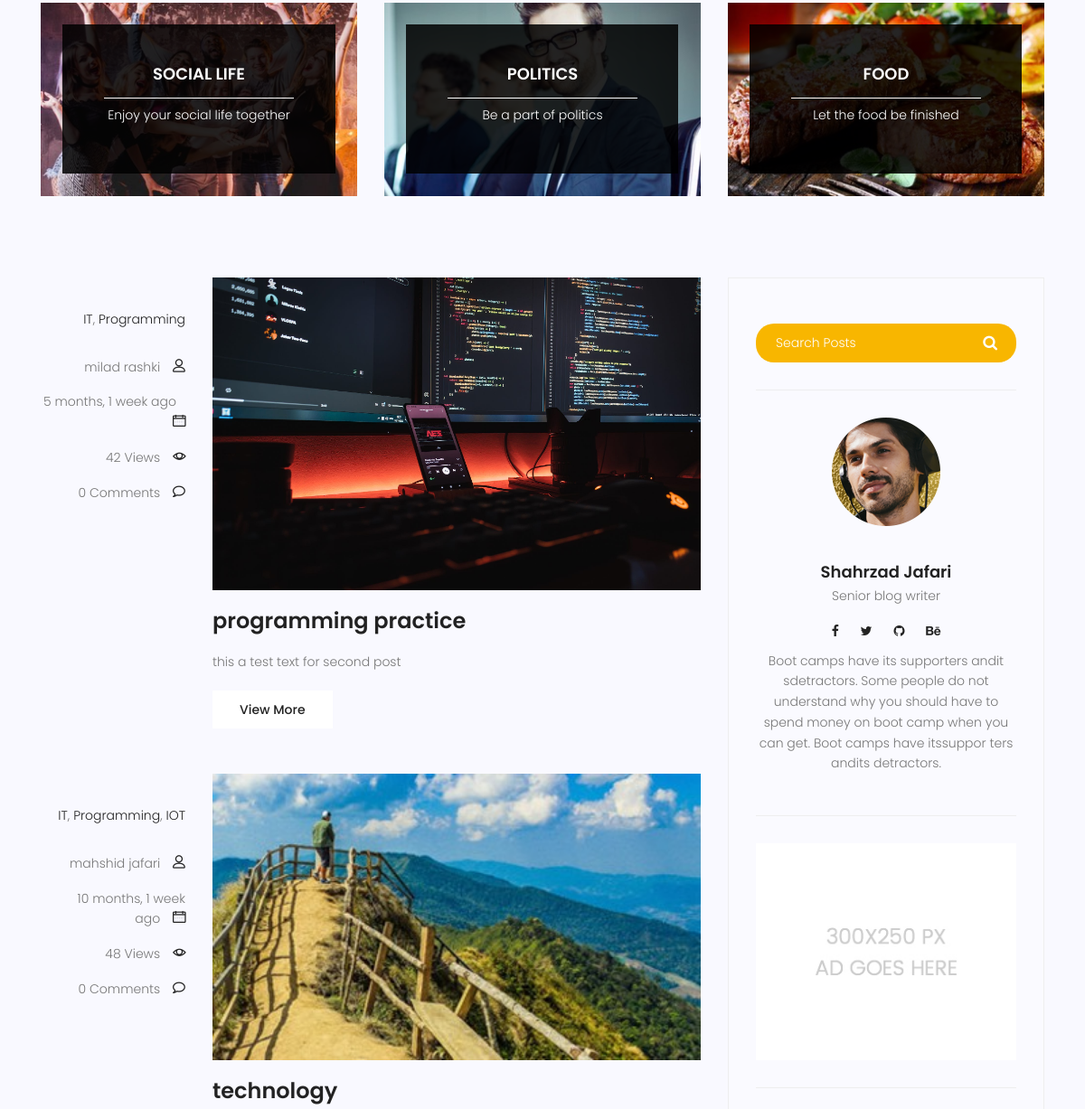
Page /blog/category/IT/ (middle part) on the earlier database version.
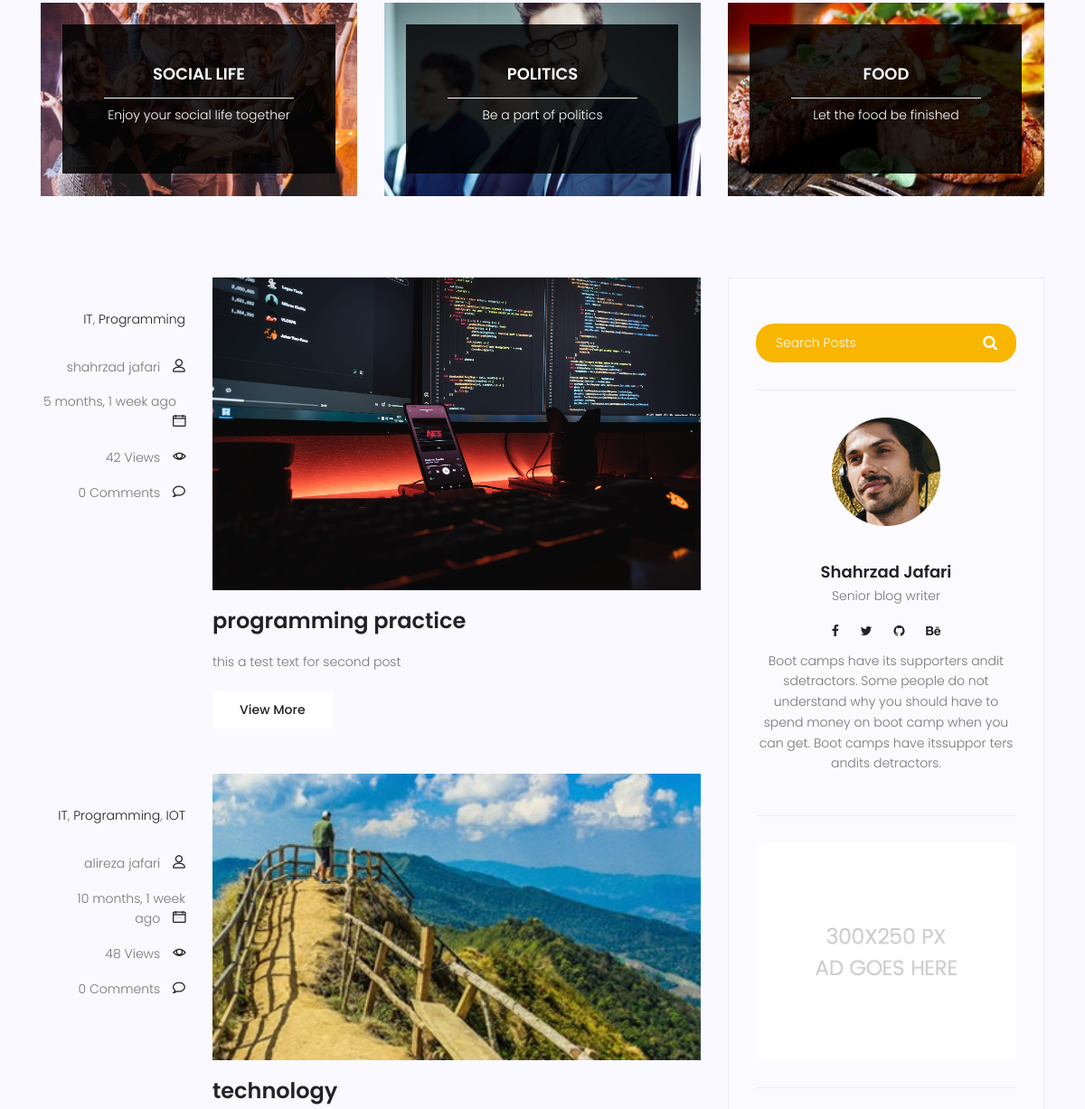
Same page on the later database version.
### blog/models.py (models this page shows, shortened)
class Category(models.Model):
    name = models.CharField(max_length=255)
    def __str__(self):
        return self.name

class Post(models.Model):
    title = models.CharField(max_length=255)
    content = models.TextField()
    image = models.ImageField(upload_to='blog/', default='blog/default.jpg')
    tag = TaggableManager()
    category = models.ManyToManyField(Category)  # any post possible have several category and any category possible
    author = models.ForeignKey(User, on_delete=models.SET_NULL, null=True)  # any author possible have several posts but
    counted_view = models.IntegerField(default=0)
    status = models.BooleanField(default=False)
    login_require = models.BooleanField(default=False)
    published_date = models.DateTimeField(null=True)
    created_date = models.DateTimeField(auto_now_add=True)
    updated_date = models.DateTimeField(auto_now=True)
    class Meta:
        ordering = ['created_date']

### blog/views.py (the view)
# urls.py: urlpatterns = [path('', blog_view, name='index'),
def blog_view(request, **kwargs):
    posts = Post.objects.filter(status=1, published_date__lte=timezone.now()).order_by('-published_date')
    if kwargs.get('cat_name') is not None:
        posts = posts.filter(category__name=kwargs['cat_name'])
    if kwargs.get('author_username') is not None:
        posts = posts.filter(author__username=kwargs['author_username'])
    if kwargs.get('tag_name') is not None:
        posts = posts.filter(tag__name__in=kwargs['tag_name'])
    posts = Paginator(posts, 3)  # posts that filter by above conditions
    try:
        page_number = request.GET.get('page')
        posts = posts.get_page(page_number)
    except PageNotAnInteger:  # if user enter a string or not int object
        posts = posts.get_page(1)  # return page1
    except EmptyPage:
        posts = posts.get_page(1)
    context = {'posts': posts}
    return render(request, 'blog/blog-home.html', context)

### blog/templatetags/blog_tags.py (called while the page is built)
@register.inclusion_tag('blog/blog-latest.html')
def latest_post():
    posts = Post.objects.filter(status=1, published_date__lte=timezone.now()).order_by('-published_date')[:3]
    return {'posts': posts}

@register.inclusion_tag('blog/blog-popular_post.html')
def popular_post(arg=3):
    posts = Post.objects.filter(status=1, published_date__lte=timezone.now()).order_by('-counted_view')[:arg]
    return {'posts': posts}

@register.inclusion_tag('blog/blog-post-categories.html')
def post_categories(arg=5):
    posts = Post.objects.filter(status=1, published_date__lte=timezone.now())
    categories = Category.objects.all()
    cat_dict = {}
    for name in categories:  # categories= all of category
        cat_dict[name] = posts.filter(category=name).count()  # for example: {'gym':3, 'entertainment': 2 ,...}
    sorted_category_by_number = sorted(cat_dict.items(), key=lambda x: x[1], reverse=True)  # output:[list of tuples]
    sorted_category_by_number = dict(sorted_category_by_number[:arg])  # slice the list of tuples
    return {'categories': sorted_category_by_number}

@register.simple_tag(name='comment_count')
def function(pid):
    return Comment.objects.filter(post=pid, approved=1).count()  # this code filter comment according post.pid and

### templates/blog/blog-home.html (shortened to what this page needs)
{% extends 'base.html' %}
{%load static%}
{% load humanize %}
{%load blog_tags%}
{% block content %}
<section class="top-category-widget-area pt-90 pb-90">
    <div class="container">
        <div class="row">
            <div class="col-lg-4">
                <div class="single-cat-widget">
                    <div class="content relative">
                        <div class="overlay overlay-bg"></div>
                        <a href="#" target="_blank">
                            <div class="thumb">
                                <img
                                        class="content-image img-fluid d-block mx-auto"
                                        src="{% static 'img/blog/cat-widget1.jpg' %}"
                                        alt=""
                                />
                            </div>
                            <div class="content-details">
                                <h4 class="content-title mx-auto text-uppercase">
                                    Social life
                                </h4>
                                <span></span>
                                <p>Enjoy your social life together</p>
                            </div>
                        </a>
                    </div>
                </div>
            </div>
            <div class="col-lg-4">
                <div class="single-cat-widget">
                    <div class="content relative">
                        <div class="overlay overlay-bg"></div>
                        <a href="#" target="_blank">
                            <div class="thumb">
                                <img
                                        class="content-image img-fluid d-block mx-auto"
                                        src="{% static 'img/blog/cat-widget2.jpg' %}"
                                        alt=""
                                />
                            </div>
                            <div class="content-details">
                                <h4 class="content-title mx-auto text-uppercase">Politics</h4>
                                <span></span>
                                <p>Be a part of politics</p>
                            </div>
                        </a>
                    </div>
                </div>
            </div>
            <div class="col-lg-4">
                <div class="single-cat-widget">
                    <div class="content relative">
                        <div class="overlay overlay-bg"></div>
                        <a href="#" target="_blank">
                            <div class="thumb">
                                <img
                                        class="content-image img-fluid d-block mx-auto"
                                        src="{% static 'img/blog/cat-widget3.jpg' %}"
                                        alt=""
                                />
                            </div>
                            <div class="content-details">
                                <h4 class="content-title mx-auto text-uppercase">Food</h4>
                                <span></span>
                                <p>Let the food be finished</p>
                            </div>
                        </a>
                    </div>
                </div>
            </div>
        </div>
    </div>
</section>
<section class="post-content-area">
    <div class="container">
        <div class="row">
            <div class="col-lg-8 posts-list">
                {% for post in posts %}
                <div class="single-post row">
                    <div class="col-lg-3 col-md-3 meta-details">
                        <ul class="tags">
                            {% for cat in post.category.all %}
                            <li>
                                <a href="{% url 'blog:category' cat_name=cat.name %}"
                                >{{ cat.name }}</a
                                >{%if not forloop.last%},{%endif%}
                            </li>
                            {% endfor %}
                        </ul>
                        <div class="user-details row">
                            <p class="user-name col-lg-12 col-md-12 col-6">
                                <a href="{% url 'blog:author' author_username=post.author.username %}">
                                    {{ post.author.get_full_name }}
                                </a>
                                <span class="lnr lnr-user"></span>
                            </p>
                            <p class="date col-lg-12 col-md-12 col-6">
                                <a href="#">{{post.published_date|naturaltime}}</a>
                                <span class="lnr lnr-calendar-full"></span>
                            </p>
                            <p class="view col-lg-12 col-md-12 col-6">
                                <a href="#">{{post.counted_view}} Views</a>
                                <span class="lnr lnr-eye"></span>
                            </p>
                            <p class="comments col-lg-12 col-md-12 col-6">
                                <a href="#">{% comment_count post.id%} Comments</a> <span class="lnr lnr-bubble"></span>
                            </p>
                        </div>
                    </div>
                    <div class="col-lg-9 col-md-9">
                        <div class="feature-img">
                            <img class="img-fluid" src="{{ post.image.url }}" alt=""/>
                        </div>
                        <a class="posts-title" href="{% url 'blog:single' pid=post.id %}"
                        ><h3>{{post.title}}</h3></a
                        >
                        <p class="excert">{{ post.content|truncatewords:20 }}</p>
                        <a href="{% url 'blog:single' pid=post.id %}" class="primary-btn"
                        >View More</a
                        >
                    </div>
                </div>
                {% endfor%}
            </div>
            <div class="col-lg-4 sidebar-widgets">
                <div class="widget-wrap">
                    {% include 'blog/blog-search.html' %}
                    {% include 'blog/blog-writer.html' %}
                    {% include 'blog/blog-ads.html' %}
                </div>
            </div>
        </div>
    </div>
</section>
{% endblock%}

### templates/base.html (shortened to what this page needs)
{% load static %}
<!DOCTYPE html>
<html lang="zxx" class="no-js">
  <head>
    <link rel="stylesheet"
          href="https://stackpath.bootstrapcdn.com/bootstrap/4.5.0/css/bootstrap.min.css"
>
    <link rel="stylesheet" href="{% static 'css/linearicons.css' %}" />
    <link rel="stylesheet" href="{% static 'css/font-awesome.min.css' %}" />
    <link rel="stylesheet" href="{% static 'css/bootstrap.css' %}" />
    <link rel="stylesheet" href="{% static 'css/magnific-popup.css' %}" />
    <link rel="stylesheet" href="{% static 'css/jquery-ui.css' %}" />
    <link rel="stylesheet" href="{% static 'css/nice-select.css' %}" />
    <link rel="stylesheet" href="{% static 'css/animate.min.css' %}" />
    <link rel="stylesheet" href="{% static 'css/owl.carousel.css' %}" />
    <link rel="stylesheet" href="{% static 'css/main.css' %}" />
  </head>
  <body>
    {% block content %} {% endblock%}
  </body>
</html>

### templates/blog/blog-search.html
<div class="single-sidebar-widget search-widget">
  <form class="search-form" action="{% url 'blog:search' %}" method="get">
    <input
      placeholder="Search Posts"
      name="s"
      type="text"
      onfocus="this.placeholder = ''"
      onblur="this.placeholder = 'Search Posts'"
    />
    <button type="submit"><i class="fa fa-search"></i></button>
  </form>
</div>

### templates/blog/blog-writer.html
{% load static %}
<div class="single-sidebar-widget user-info-widget">
  <img src="{% static 'img/blog/user-info.png' %}" alt="" />
  <a href="#"><h4>Shahrzad Jafari</h4></a>
  <p>Senior blog writer</p>
  <ul class="social-links">
    <li>
      <a href="#"><i class="fa fa-facebook"></i></a>
    </li>
    <li>
      <a href="#"><i class="fa fa-twitter"></i></a>
    </li>
    <li>
      <a href="#"><i class="fa fa-github"></i></a>
    </li>
    <li>
      <a href="#"><i class="fa fa-behance"></i></a>
    </li>
  </ul>
  <p>
    Boot camps have its supporters andit sdetractors. Some people do not
    understand why you should have to spend money on boot camp when you can get.
    Boot camps have itssuppor ters andits detractors.
  </p>
</div>

### templates/blog/blog-ads.html
{% load static %}
<div class="single-sidebar-widget ads-widget">
  <a href="#"
    ><img class="img-fluid" src="{% static 'img/blog/ads-banner.jpg' %}" alt=""
  /></a>
</div>

### templates/blog/blog-latest.html (shortened to what this page needs)
{% load humanize %}
{% load static %}

### templates/blog/blog-popular_post.html (shortened to what this page needs)
{% load humanize %}
{% load static %}

Differences in the rows shown:
changed Post "programming practice": author.get_full_name "milad rashki" → "shahrzad jafari"
changed Post "technology": author.get_full_name "mahshid jafari" → "alireza jafari"
